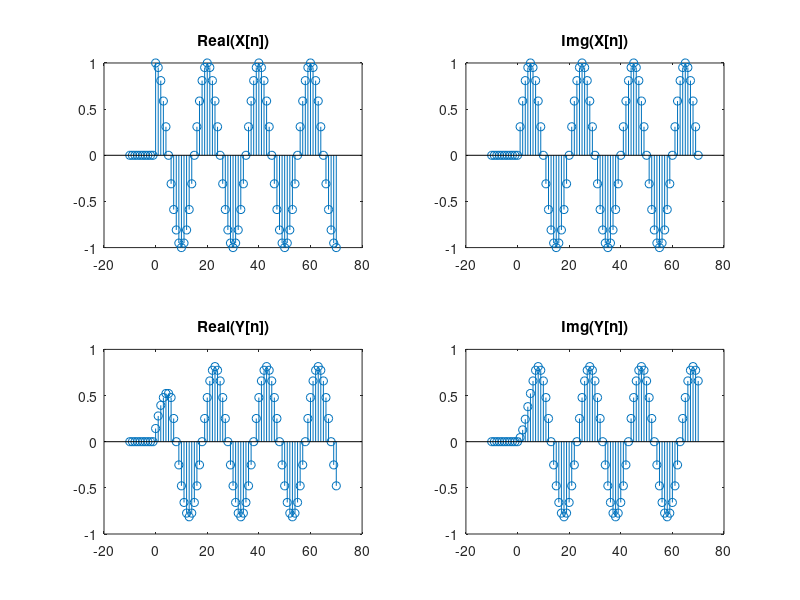

This figure's MATLAB source:
%%Sample space:
   step = 1;
   starts = -10;
   ends = 70;
   n = (starts:1:ends)';
%%Signals
   u = zeros(size(n));
   u(n>=0) = 1;
   x = u.*exp(1j*pi/10*n);
   subplot(2,2,1),stem(n,real(x)),title('Real(X[n])');
   subplot(2,2,2),stem(n,imag(x)),title('Img(X[n])');
   y = zeros(size(n));
   for i=1:81
       y(i)=0;
       for k=0:6
           if (i-k)>0
              y(i) = y(i)+x(i-k);
           end
           
       end
       y(i) = y(i)*1/7;
   end
   subplot(2,2,3),stem(n,real(y)),title('Real(Y[n])');
   subplot(2,2,4),stem(n,imag(y)),title('Img(Y[n])');

 %%Calculating A and phi
   A = abs(y); %since original magnitude is 1, tested by abs(y./x) == abs(y)
   phi = angle(y./x);
 %% choosing large value of array to avoid transients
   A_num = A(50);
   phi_num = phi(50);
   disp(phi_num);
   disp(A_num);
